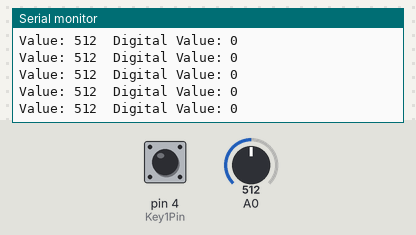
This sketch was run on a simulated Arduino Uno, built with avr-gcc and run on an emulated ATmega328P. On the bench: the last lines printed to the serial monitor. The inputs (shaded band) are chosen by the test bench; at power-on: A0 = 512, pin 4 (Key1Pin) LOW.

Above: at 10.3 s.
10.4 s: A0 set to 1009
At 10.48 s:
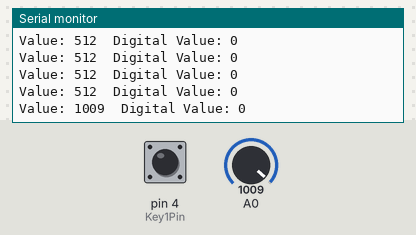
13.4 s: A0 set to 992
At 13.4 s:
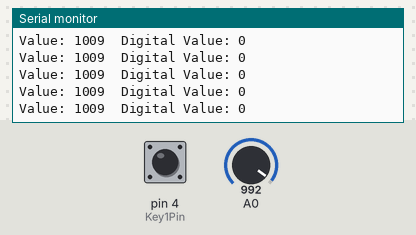
Timing chart, 0 to 16.4 s (numbered marks = the images above; inputs shaded):
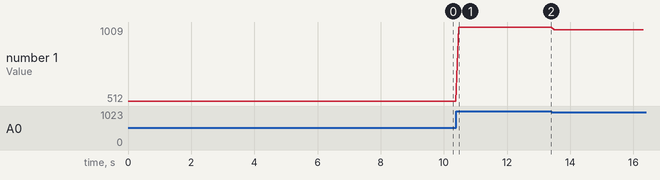

Measured:
- after the input at 10.4 s, the serial monitor: prints a new line after 0.08 s (image 1)
- plotted number 1: 512 → 1009 after the input at 10.4 s, 1009 → 992 after the input at 13.4 s

The sketch:

sketch_aug26a.ino
```cpp
int sensorValue = 0;  //輸出類比訊號用的PIN
int Key1Pin = 4;  //輸出數位訊號用的PIN
//int ledPin1 = 13; //設定警告用LED
void setup()
{
  Serial.begin(9600); // 設定Serial 傳輸速度
  //pinMode(Key1Pin, OUTPUT); // 這裡設定所要發出警告的PIN腳模式
}
void loop()
{
  Serial.print("Value: ");
  sensorValue = analogRead(0); //讀取數位 pin 0
  Serial.print(sensorValue, DEC); // 顯示類比資料
  delay(100); //休息0.1秒
  int keystate = digitalRead(Key1Pin); // 取得輸入PIN 腳的值
  Serial.print("  Digital Value: ");
  Serial.print(keystate, DEC); // 顯示數位資料
//  if (keystate == 0)
//  {
//    Serial.print(" Safe"); // 安全
////    digitalWrite(ledPin1, LOW); // 正常
//  } else {
//    Serial.print(" Help"); // 偵測到了
////    digitalWrite(ledPin1, HIGH); // 發出警告
//  }
  Serial.println(" ");
}
```
